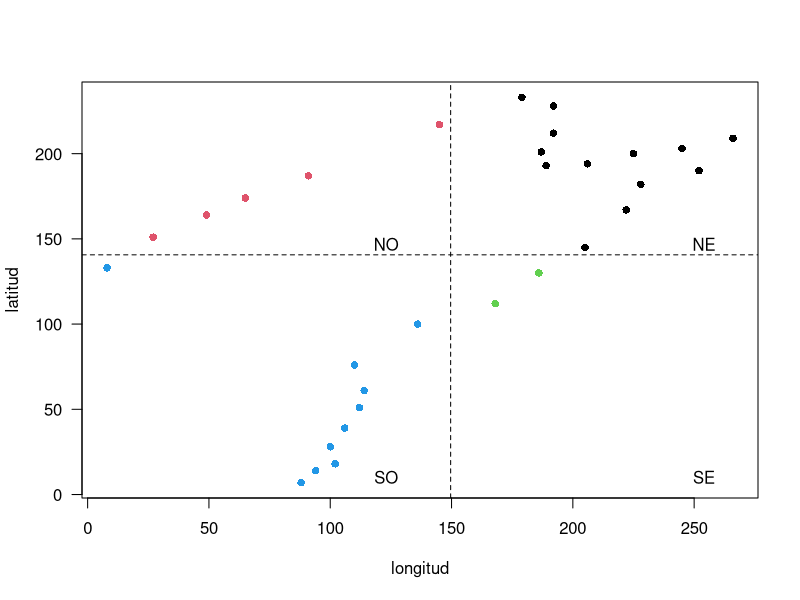

Write R code to recreate this figure. (Note: this script raises an error after producing the figure.)
## ---- chunk 1
miX <- iris
head(miX)
## ---- chunk 2
med <- apply(miX[1:4], 2, median)
med
miX$categoria <- ifelse(miX$Sepal.Length > med[1] & miX$Sepal.Width > med[2], "Grande", "Pequeño" )
## ---- chunk 3
table(miX$categoria)
## ---- chunk 4
env <- read.table("4-Datos/DoubsEnv.csv", sep=",", header=T, as.is=T)
head(env)
## ---- chunk 5
  mlat <- mean(env$lat)
  mlon <- mean(env$lon)
  env$NS <- ifelse(env$lat > mlat, "N", "S")
  env$EO <- ifelse(env$lon > mlon, "E", "O")
  env$cuadrante <- paste(env$NS, env$EO)
## ---- chunk 6
plot(env$lon, env$lat, col=as.factor(env$cuadrante), xlab= "longitud", ylab= "latitud", yaxt="n",pch=16)
  axis(side= 2, las= 2)
  abline(h= mlat, lty= 2)
  abline(v= mlon, lty= 2)
  par(usr= c(0,10,0,10))
  text("NE", x= 9.2, y= 6.1)
  text("NO", x= 4.5, y= 6.1)
  text("SE", x= 9.2, y= 0.5)
  text("SO", x= 4.5, y= 0.5)
## ---- chunk 7
dev.off()
## ---- chunk 8
dev.off()
## ---- chunk 9
        x= 1:10  ; x^2  # no hay ningún problema
## ---- chunk 10
  if( is.numeric(x) ) {
   x^2
   } else {
   print("ESTA VARIABLE NO ES NUMÉRICA")
   paste("La variable es clase", class(x), sep= " ")
   }
## ---- chunk 11
x <- as.integer( sample(1:100, 100, replace=T) )
class (x)
x <- seq(1, 10, 0.5)
class(x)
